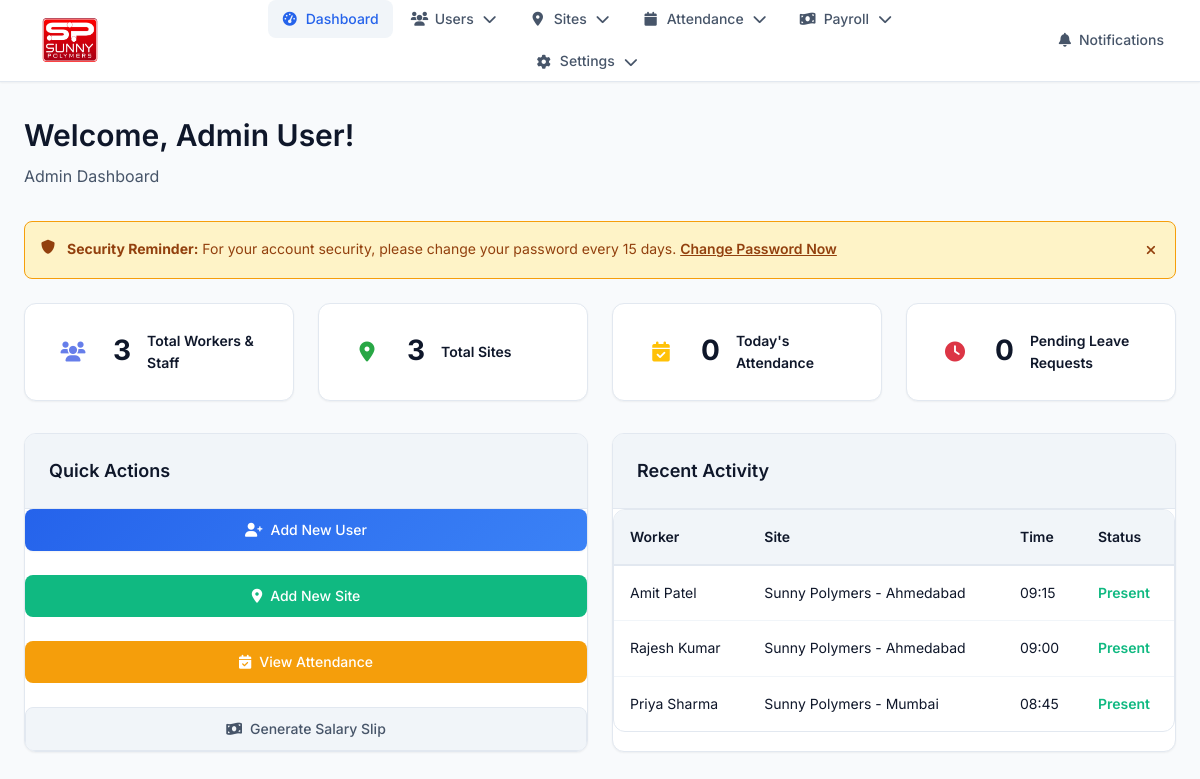
/dashboard.php (signed in), run on the app's committed database.
### tables this page shows
CREATE TABLE attendance (
    id INT AUTO_INCREMENT PRIMARY KEY,
    user_id INT NOT NULL,
    date DATE NOT NULL,
    check_in_time TIME NULL,
    check_out_time TIME NULL,
    check_in_lat DECIMAL(10,8) NULL,
    check_in_lng DECIMAL(11,8) NULL,
    check_out_lat DECIMAL(10,8) NULL,
    check_out_lng DECIMAL(11,8) NULL,
    status ENUM('present', 'absent', 'late', 'half_day') DEFAULT 'absent',
    overtime_hours DECIMAL(4,2) DEFAULT 0.00,
    overtime_rate DECIMAL(10,2) DEFAULT 0.00,
    created_at TIMESTAMP DEFAULT CURRENT_TIMESTAMP,
    FOREIGN KEY (user_id) REFERENCES users(id) ON DELETE CASCADE,
    UNIQUE KEY unique_user_date (user_id, date),
    INDEX idx_date (date),
    INDEX idx_user_date (user_id, date)
);

CREATE TABLE users (
    id INT AUTO_INCREMENT PRIMARY KEY,
    name VARCHAR(100) NOT NULL,
    mobile VARCHAR(15) UNIQUE NOT NULL,
    password VARCHAR(255) NOT NULL,
    role ENUM('admin', 'staff', 'worker') DEFAULT 'worker',
    state VARCHAR(50) NOT NULL,
    date_of_joining DATE NOT NULL,
    salary DECIMAL(10,2) NOT NULL,
    dearness_allowance DECIMAL(10,2) DEFAULT 0.00,
    medical_allowance DECIMAL(10,2) DEFAULT 0.00,
    house_rent_allowance DECIMAL(10,2) DEFAULT 0.00,
    conveyance_allowance DECIMAL(10,2) DEFAULT 0.00,
    pf_uan_number VARCHAR(30) DEFAULT NULL,
    overtime_rate DECIMAL(10,2) DEFAULT 0.00,
    bank_name VARCHAR(100) DEFAULT NULL,
    account_number VARCHAR(30) DEFAULT NULL,
    ifsc_code VARCHAR(20) DEFAULT NULL,
    branch_name VARCHAR(100) DEFAULT NULL,
    site_id INT NULL,
    created_at TIMESTAMP DEFAULT CURRENT_TIMESTAMP,
    updated_at TIMESTAMP DEFAULT CURRENT_TIMESTAMP ON UPDATE CURRENT_TIMESTAMP,
    INDEX idx_mobile (mobile),
    INDEX idx_role (role),
    INDEX idx_site (site_id)
);

CREATE TABLE sites (
    id INT AUTO_INCREMENT PRIMARY KEY,
    name VARCHAR(100) NOT NULL,
    address_line1 VARCHAR(255) NOT NULL,
    address_line2 VARCHAR(255) NULL,
    city VARCHAR(100) NOT NULL,
    pincode VARCHAR(10) NOT NULL,
    state VARCHAR(50) NOT NULL,
    country VARCHAR(100) NOT NULL DEFAULT 'India',
    latitude DECIMAL(10,8) NOT NULL,
    longitude DECIMAL(11,8) NOT NULL,
    created_at TIMESTAMP DEFAULT CURRENT_TIMESTAMP,
    updated_at TIMESTAMP DEFAULT CURRENT_TIMESTAMP ON UPDATE CURRENT_TIMESTAMP,
    INDEX idx_state (state),
    INDEX idx_location (latitude, longitude),
    INDEX idx_city (city)
);

### includes/auth.php (called while the page is built, shortened)
<?php
function has_role($role) {
    return isset($_SESSION['user_role']) && $_SESSION['user_role'] === $role;
}
function is_admin() {
    return has_role('admin');
}
?>

### dashboard.php (the view, shortened to what this page needs)
<?php
require_once 'includes/db.php';
require_once 'includes/auth.php';
require_once 'includes/navigation.php';
$stats = [];
if (is_admin()) {
    $stmt = $conn->prepare("SELECT COUNT(*) as total FROM users WHERE role IN ('worker', 'staff')");
    $stmt->execute();
    $stats['total_workers'] = $stmt->get_result()->fetch_assoc()['total'];
    $stmt = $conn->prepare("SELECT COUNT(*) as total FROM sites");
    $stmt->execute();
    $stats['total_sites'] = $stmt->get_result()->fetch_assoc()['total'];
    $stmt = $conn->prepare("SELECT COUNT(*) as total FROM attendance WHERE DATE(date) = CURDATE()");
    $stmt->execute();
    $stats['today_attendance'] = $stmt->get_result()->fetch_assoc()['total'];
    $stmt = $conn->prepare("SELECT COUNT(*) as total FROM leave_requests WHERE status = 'pending'");
    $stmt->execute();
    $stats['pending_leaves'] = $stmt->get_result()->fetch_assoc()['total'];
}
?>
<!DOCTYPE html>
<html lang="en">
<head>
    <link rel="stylesheet" href="assets/style.css">
    <link rel="stylesheet" href="https://cdnjs.cloudflare.com/ajax/libs/font-awesome/6.0.0/css/all.min.css">
</head>
<body>
    <div class="dashboard-container">
        <nav class="navbar">
            <?php echo getNavigationMenu('dashboard'); ?>
        </nav>
        <div class="main-content">
            <div class="page-header">
                <h1 class="page-title">Welcome, <?php echo htmlspecialchars($_SESSION['user_name']); ?>!</h1>
                <p class="page-subtitle">
                    <?php echo ucfirst($_SESSION['user_role']); ?> Dashboard
                </p>
            </div>
             <div id="security-reminder" class="alert alert-warning dismissible-alert" style="display: <?php echo isset($_COOKIE['hide_security_reminder']) ? 'none' : 'flex'; ?>;">
                 <div class="alert-content">
                     <i class="fas fa-shield-alt"></i>
                     <div class="alert-text">
                         <strong>Security Reminder:</strong>
                        For your account security, please change your password every 15 days.
                         <a href="change_password.php" class="alert-link">Change Password Now</a>
                     </div>
                 </div>
                 <button type="button" class="alert-close" onclick="dismissSecurityReminder()">
                     <i class="fas fa-times"></i>
                 </button>
             </div>
            <div class="stats-grid">
                <?php if (is_admin()): ?>
                    <div class="stat-card">
                        <div class="stat-icon">
                            <i class="fas fa-users" style="color: #667eea;"></i>
                        </div>
                        <div class="stat-number"><?php echo $stats['total_workers']; ?></div>
                        <div class="stat-label">Total Workers & Staff</div>
                    </div>
                    <div class="stat-card">
                        <div class="stat-icon">
                            <i class="fas fa-map-marker-alt" style="color: #28a745;"></i>
                        </div>
                        <div class="stat-number"><?php echo $stats['total_sites']; ?></div>
                        <div class="stat-label">Total Sites</div>
                    </div>
                    <div class="stat-card">
                        <div class="stat-icon">
                            <i class="fas fa-calendar-check" style="color: #ffc107;"></i>
                        </div>
                        <div class="stat-number"><?php echo $stats['today_attendance']; ?></div>
                        <div class="stat-label">Today's Attendance</div>
                    </div>
                    <div class="stat-card">
                        <div class="stat-icon">
                            <i class="fas fa-clock" style="color: #dc3545;"></i>
                        </div>
                        <div class="stat-number"><?php echo $stats['pending_leaves']; ?></div>
                        <div class="stat-label">Pending Leave Requests</div>
                    </div>
                <?php endif; ?>
            </div>
            <div class="grid grid-2">
                <?php if (is_admin()): ?>
                    <div class="card">
                        <div class="card-header">
                            <h3 class="card-title">Quick Actions</h3>
                        </div>
                        <div class="grid grid-2">
                            <a href="add_user.php" class="btn btn-primary">
                                <i class="fas fa-user-plus"></i>
                                Add New User
                            </a>
                            <a href="add_site.php" class="btn btn-success">
                                <i class="fas fa-map-marker-alt"></i>
                                Add New Site
                            </a>
                            <a href="view_attendance.php" class="btn btn-warning">
                                <i class="fas fa-calendar-check"></i>
                                View Attendance
                            </a>
                            <a href="generate_salary.php" class="btn btn-secondary">
                                <i class="fas fa-money-bill-wave"></i>
                                Generate Salary Slip
                            </a>
                        </div>
                    </div>
                    <div class="card">
                        <div class="card-header">
                            <h3 class="card-title">Recent Activity</h3>
                        </div>
                        <div class="table-container">
                            <table class="table">
                                <thead>
                                    <tr>
                                        <th>Worker</th>
                                        <th>Site</th>
                                        <th>Time</th>
                                        <th>Status</th>
                                    </tr>
                                </thead>
                                <tbody>
                                    <?php
                                    $stmt = $conn->prepare("SELECT a.*, u.name as worker_name, s.name as site_name
                                                          FROM attendance a
                                                          INNER JOIN users u ON a.user_id = u.id
                                                          LEFT JOIN sites s ON u.site_id = s.id
                                                          ORDER BY a.date DESC, a.check_in_time DESC
                                                          LIMIT 5");
                                    $stmt->execute();
                                    $recent_attendance = $stmt->get_result();
                                    while ($row = $recent_attendance->fetch_assoc()):
                                    ?>
                                    <tr>
                                        <td><?php echo htmlspecialchars($row['worker_name']); ?></td>
                                        <td><?php echo htmlspecialchars($row['site_name'] ?? 'N/A'); ?></td>
                                        <td><?php echo date('H:i', strtotime($row['check_in_time'])); ?></td>
                                        <td>
                                            <span class="status-present">Present</span>
                                        </td>
                                    </tr>
                                    <?php endwhile; ?>
                                </tbody>
                            </table>
                        </div>
                    </div>
                <?php endif; ?>
            </div>
        </div>
    </div>
</body>
</html>

### assets/navigation.css (style rules this page uses)
.navbar { background: var(--bg-primary); border-bottom: 1px solid var(--border-color); box-shadow: var(--shadow-sm); position: sticky; top: 0; z-index: 1000; }

### dashboard.php (style rules this page uses)
.dismissible-alert { display: flex; align-items: flex-start; justify-content: space-between; position: relative; }
.alert-content { display: flex; align-items: flex-start; gap: 0.75rem; flex: 1; }
.alert-text { flex: 1; }
.alert-close { background: none; border: none; color: #92400e; cursor: pointer; padding: 0.25rem; border-radius: var(--radius-sm); transition: all 0.2s ease; flex-shrink: 0; margin-left: 1rem; }
.alert-link { color: #92400e; text-decoration: underline; font-weight: 600; }

### data on the page
attendance: user.name "Amit Patel", sites.name "Sunny Polymers - Ahmedabad", check_in_time "09:15"
attendance: user.name "Rajesh Kumar", sites.name "Sunny Polymers - Ahmedabad", check_in_time "09:00"
attendance: user.name "Priya Sharma", sites.name "Sunny Polymers - Mumbai", check_in_time "08:45"

### other printed values
$_SESSION['user_name'] "Admin User"
$_SESSION['user_role'] "Admin"
$stats['total_workers'] "3"
$stats['total_sites'] "3"
$stats['today_attendance'] "0"
$stats['pending_leaves'] "0"
